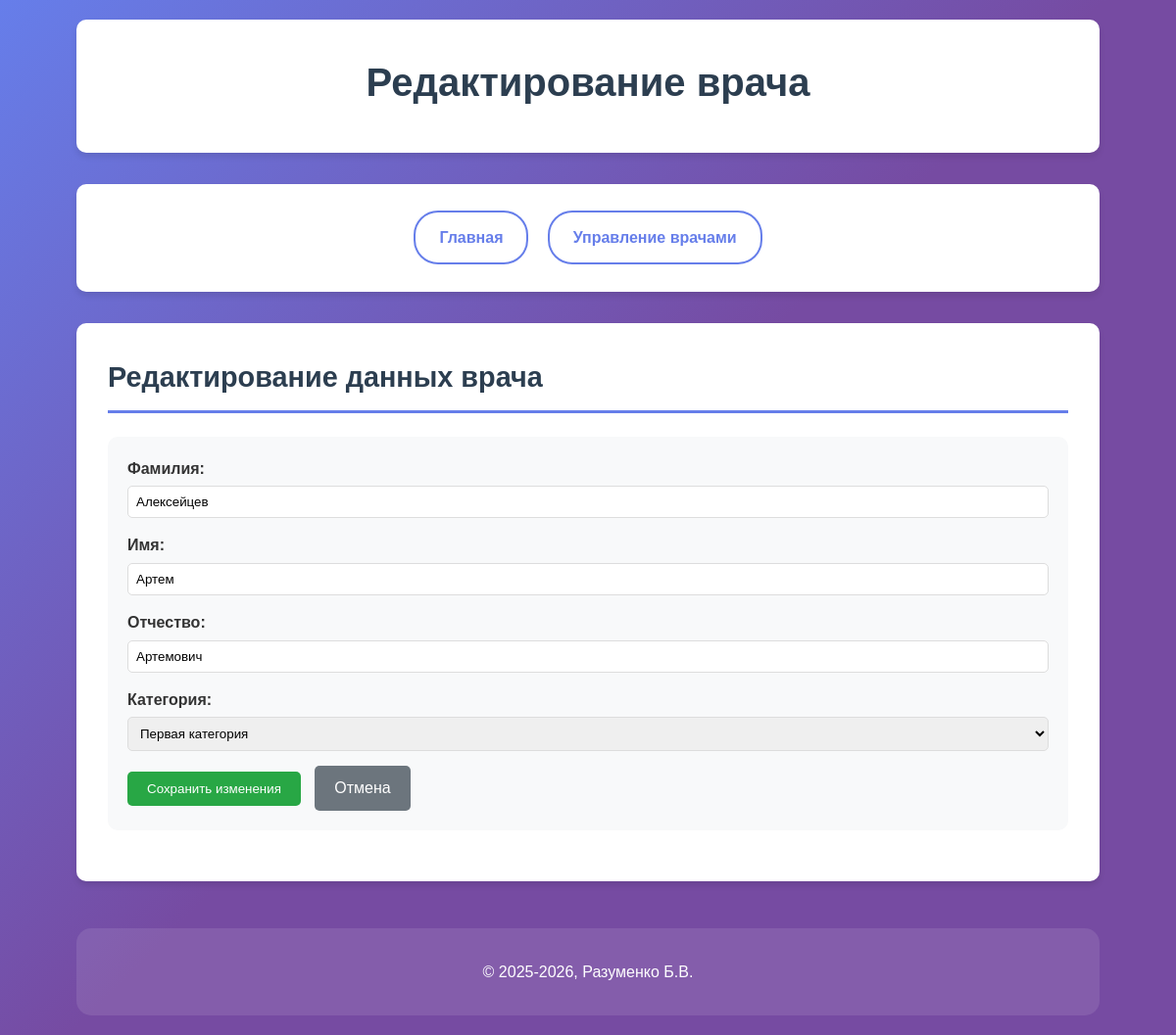
The app's page /doctor_edit.php?id=11 with its own data.
### tables this page shows
CREATE TABLE `Doctor` (
  `IND` int(11) UNSIGNED NOT NULL,
  `Surname` varchar(255) NOT NULL,
  `Name` varchar(255) NOT NULL,
  `Patronymic` varchar(255) NOT NULL,
  `Category` int(11) UNSIGNED DEFAULT NULL
);

### doctor_edit.php (the view, shortened to what this page needs)
<?php
$conn = new mysqli("localhost", "root", "", "med_coop");
$doctor = null;
$id = isset($_GET['id']) ? intval($_GET['id']) : (isset($_POST['id']) ? intval($_POST['id']) : 0);
if ($id > 0) {
    $sql = "SELECT * FROM Doctor WHERE IND = $id";
    $result = $conn->query($sql);
    if ($result && $result->num_rows > 0) {
        $doctor = $result->fetch_assoc();
    }
}
?>
<!DOCTYPE html>
<html lang="ru">
<head>
    <link rel="stylesheet" href="style.css">
</head>
<body>
    <div class="container">
        <header class="header">
            <h1>Редактирование врача</h1>
        </header>
        <nav class="nav-menu">
            <ul class="main-nav">
                <li><a href="index.php">Главная</a></li>
                <li><a href="doctor_manage.php">Управление врачами</a></li>
            </ul>
        </nav>
        <section class="content-section">
            <?php if ($doctor): ?>
                <h2>Редактирование данных врача</h2>
                <div style="background: #f8f9fa; padding: 20px; border-radius: 10px; margin: 20px 0;">
                    <form method="POST" action="doctor_edit.php">
                        <div style="margin-bottom: 15px;">
                            <label style="display: block; margin-bottom: 5px; font-weight: bold;">Фамилия:</label>
                            <input type="text" name="surname" value="<?php echo $doctor['Surname']; ?>" required style="width: 100%; padding: 8px; border: 1px solid #ddd; border-radius: 5px;">
                        </div>
                        <div style="margin-bottom: 15px;">
                            <label style="display: block; margin-bottom: 5px; font-weight: bold;">Имя:</label>
                            <input type="text" name="name" value="<?php echo $doctor['Name']; ?>" required style="width: 100%; padding: 8px; border: 1px solid #ddd; border-radius: 5px;">
                        </div>
                        <div style="margin-bottom: 15px;">
                            <label style="display: block; margin-bottom: 5px; font-weight: bold;">Отчество:</label>
                            <input type="text" name="patronymic" value="<?php echo $doctor['Patronymic']; ?>" required style="width: 100%; padding: 8px; border: 1px solid #ddd; border-radius: 5px;">
                        </div>
                        <div style="margin-bottom: 15px;">
                            <label style="display: block; margin-bottom: 5px; font-weight: bold;">Категория:</label>
                            <select name="category" style="width: 100%; padding: 8px; border: 1px solid #ddd; border-radius: 5px;">
                                <?php
                                $result = $conn->query("SELECT * FROM Category");
                                while($row = $result->fetch_assoc()) {
                                    $selected = ($row['IND'] == $doctor['Category']) ? 'selected' : '';
                                    echo "<option value='{$row['IND']}' $selected>{$row['Naiming']}</option>";
                                }
                                ?>
                            </select>
                        </div>
                        <button type="submit" style="background: #28a745; color: white; padding: 10px 20px; border: none; border-radius: 5px; cursor: pointer;">Сохранить изменения</button>
                        <a href="doctor_manage.php" style="background: #6c757d; color: white; padding: 10px 20px; border-radius: 5px; text-decoration: none; display: inline-block; margin-left: 10px;">Отмена</a>
                    </form>
                </div>
            <?php endif; ?>
        </section>
        <footer class="footer">
            <p>© 2025-2026, Разуменко Б.В.</p>
        </footer>
    </div>
</body>
</html>

### style.css (style rules this page uses)
* { margin: 0; padding: 0; box-sizing: border-box; }
body { font-family: 'Arial', sans-serif; line-height: 1.6; background: linear-gradient(135deg, #667eea 0%, #764ba2 50%); background-attachment: fixed; color: #333; min-height: 100vh; padding: 20px; }
.container { width: 90%; max-width: 1400px; margin: 0 auto; }
.header { background: white; padding: 2rem; text-align: center; border-radius: 10px; margin-bottom: 2rem; box-shadow: 0 4px 6px rgba(0,0,0,0.1); }
.header h1 { font-size: 2.5rem; margin-bottom: 0.5rem; color: #2c3e50; }
.nav-menu { background: white; padding: 1.5rem; border-radius: 10px; margin-bottom: 2rem; box-shadow: 0 4px 6px rgba(0,0,0,0.1); }
.main-nav { list-style: none; display: flex; flex-wrap: wrap; gap: 0.8rem; justify-content: center; }
.main-nav li { margin: 0.2rem; }
.main-nav a { text-decoration: none; color: #667eea; padding: 0.8rem 1.5rem; border: 2px solid #667eea; border-radius: 25px; font-weight: 600; background: white; display: block; transition: all 0.2s ease; }
.content-section { background: white; padding: 2rem; border-radius: 10px; margin-bottom: 2rem; box-shadow: 0 4px 6px rgba(0,0,0,0.1); }
.content-section h2 { color: #2c3e50; margin-bottom: 1.5rem; border-bottom: 3px solid #667eea; padding-bottom: 0.7rem; font-size: 1.8rem; }
.footer { text-align: center; margin-top: 3rem; padding: 2rem; color: white; background: rgba(255, 255, 255, 0.1); border-radius: 15px; }

### records on screen
doctor: surname "Алексейцев", name "Артем", patronymic "Артемович"

### other values on screen
form field category "Первая категория"
